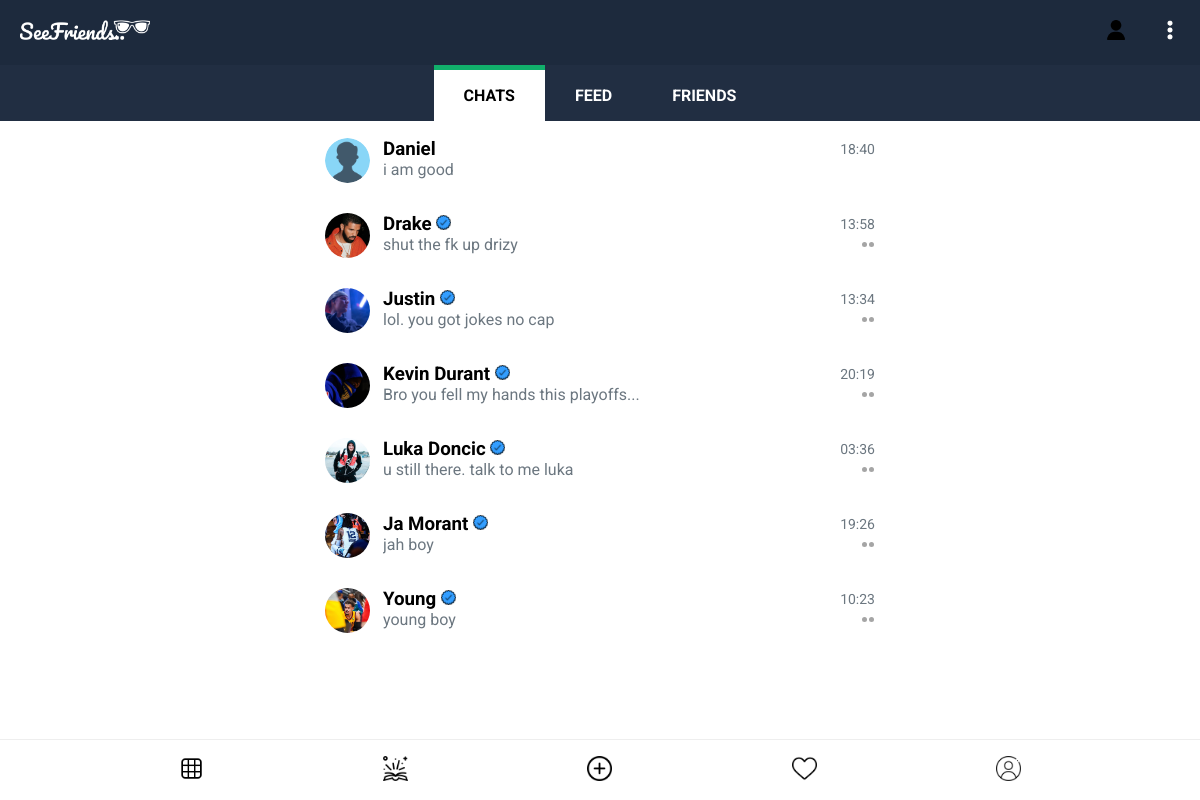
/messages/ (signed in), run on an earlier commit of the app's database.
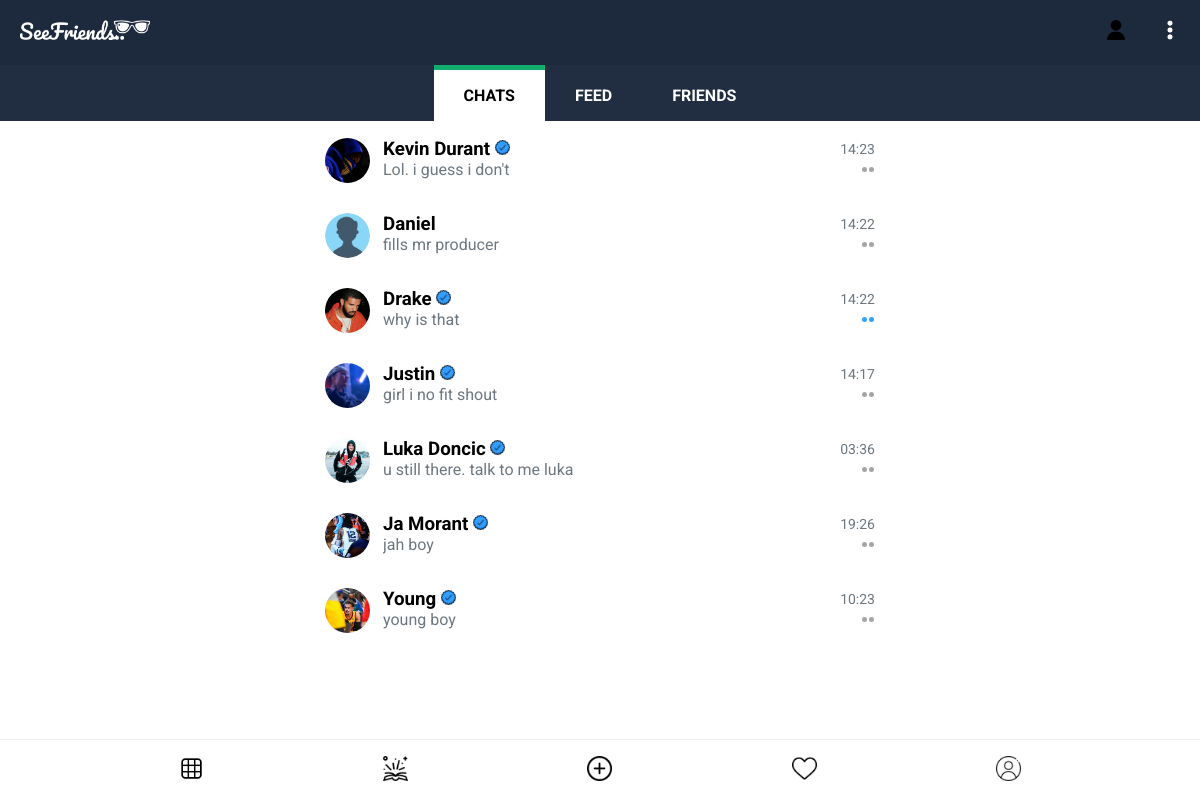
And on a later commit of the database.
### messagesapp/models.py (models this page shows, shortened)
class Message(models.Model):
   owner = models.ForeignKey(User, on_delete=models.SET_NULL, null=True, blank=True)
   recipient = models.ForeignKey(User, on_delete=models.SET_NULL, related_name="messages", null=True, blank=True)
   request_accepted = models.BooleanField(default=False)
   unread_messages = models.IntegerField(default=0) # message: msg.2
   last_body = models.ForeignKey("Body", on_delete=models.SET_NULL, null=True, blank=True, related_name="last_body", default="") # message: msg.3
   subdate = models.DateTimeField(null=True, blank=True)
   updated = models.DateTimeField(auto_now=True)
   created = models.DateTimeField(auto_now_add=True)
   id = models.UUIDField(default=uuid.uuid4, primary_key=True, unique=True, editable=False)
   class Meta:
      ordering = ['-updated']            # logic: so it appears in chats in the order of most recently updated
      unique_together = ['owner', 'recipient']

class Body(models.Model):
   owner = models.ForeignKey(User, on_delete=models.SET_NULL, null=True, blank=True)
   recipient = models.ForeignKey(User, on_delete=models.SET_NULL, related_name="body_recipient", null=True, blank=True)
   message = models.ForeignKey(Message, on_delete=models.CASCADE, null=True, blank=True)
   body = models.TextField()
   is_read = models.BooleanField(default=False)
   msg_on_post = models.ForeignKey(Post, on_delete=models.CASCADE, related_name="msg_post", null=True, blank=True)
   msg_on_tell = models.ForeignKey(Tell, on_delete=models.CASCADE, related_name="msg_tell", null=True, blank=True)
   type = models.CharField(max_length=20, default="") # "", "post", "tell"
   updated = models.DateTimeField(auto_now=True)
   created = models.DateTimeField(auto_now_add=True)
   id = models.UUIDField(default=uuid.uuid4, primary_key=True, unique=True, editable=False)
   @property
   def get_body_count(self):
      return len(self.body)
   class Meta:
      verbose_name_plural = "Body"
      ordering = ['-created']

### users/models.py (models this page shows, shortened)
class Profile(models.Model):
   VOTE_TYPE = (
      ('MALE', 'a male'),
      ('FEMALE', 'a female'),
   )
   user = models.OneToOneField(User, on_delete=models.CASCADE)
   name = models.CharField(max_length=200, blank=True, null=True)
   username = models.CharField(max_length=200, blank=True, null=True, unique=True)
   email = models.EmailField(max_length=500, blank=True, null=True, unique=True)
   img = models.ImageField(upload_to="profiles/", default="icons/user.png")
   bio = models.TextField(default="", blank=True, null=True)
   online = models.BooleanField(default=False)
   last_seen = models.DateTimeField(default=datetime.now(), null=True, blank=True)
   followers = models.ManyToManyField(User, related_name='followers', blank=True)
   following = models.ManyToManyField(User, related_name='following', blank=True)
   friends = models.ManyToManyField(User, related_name='friends', blank=True)
   verified = models.BooleanField(default=False)
   saved_post = models.ManyToManyField("homeapp.Post", related_name="saved_post", blank=True)
   saved_tell = models.ManyToManyField("homeapp.Tell", related_name="saved_tell", blank=True)
   seen_post = models.ManyToManyField("homeapp.Post", blank=True)
   seen_tell = models.ManyToManyField("homeapp.Tell", blank=True)
   activity_count = models.PositiveSmallIntegerField(default=0)
   updated = models.DateTimeField(auto_now_add=True)
   created = models.DateTimeField(auto_now=True)
   id = models.UUIDField(default=uuid.uuid4, unique=True, primary_key=True, editable=False)

### messagesapp/views.py (the view)
# urls.py: path('', views.chat, name="chat"),
def chat(request):
   chats = returnMessages(request)
   chats_count = returnMessagesCount(request)     # logic: gets chats count
   requests_count = returnRequestsCount(request)   # logic: gets requests count
   context = {'chats': chats, 'chats_count': chats_count, 'requests_count': requests_count}
   return render(request, 'msg-chat.html', context)

### messagesapp/utils.py (called while the page is built)
def returnMessagesCount(request):
   chats_count = request.user.messages.filter(
      Q (unread_messages__gt = 0) &
      Q (request_accepted = True)).count()
   return chats_count

def returnRequestsCount(request):
   requests_count = request.user.messages.filter(
      Q (unread_messages__gt = 0) &
      Q (request_accepted = False)).count()
   return requests_count

def returnMessages(request):
   if request.user.settings.top_unread == True or request.user.settings.top_all == True:
      chats = request.user.messages.exclude(request_accepted = False)
   else:
      chats = request.user.messages.exclude(request_accepted = False).order_by('-subdate')
   return chats

### messagesapp/templates/msg-chat.html (shortened to what this page needs)
{% extends 'main.html' %}
{% load static %}
{% block content %}
<body class="background-white">
{% include 'components/msg-header.html' %}
<main>
   <section class="inbox-menu">
      <div class="inbox-options">
         <a href="{% url 'chat' %}">
            <div class="chat-c pick"><h4 class="no-margin black">CHATS</h4>
            </div>
         </a>
         <a href="{% url 'feed' %}">
            <div class="feed-c"><h4 class="no-margin">FEED</h4></div>
         </a>
         <a href="{% url 'friends' %}">
            <div class="friends-c"><h4 class="no-margin">FRIENDS</h4></div>
         </a>
      </div>
   </section>
   <section class="chat-wrapper mobile-page-center width-p-10">
      {% for chat in chats %}
      {% if chat.body_set.all.0.is_read == False %}
      <a href="{% url 'message' chat.owner.id %}">
      <div class="chat">
         <div class="img-holder-c">
            <img src="{{chat.owner.profile.img.url}}" alt="profile-picture" class="img-holder-image">
         </div>
         <div class="chat-content">
            <div class="c-top">
               <h3 class="no-margin">{{chat.owner.profile.name|title}}
                  {% if chat.owner.profile.verified %}
                  <img src="{% static 'images/icons/verified/verified-blue2.png' %}" class="width-15" alt="verification">
                  {% endif %}
               </h3>
               <p class="grey-dark no-margin black">{{chat.last_body.created|date:"H:i"}}</p>
            </div>
            <div class="c-bottom">
               {% if chat.last_body.get_body_count > 35 %}
               <p class="no-margin grey-dark black" style="overflow: hidden;">{{chat.last_body.body|slice:35}}...</p>
               {% else %}
               <p class="no-margin grey-dark black" style="overflow: hidden;">{{chat.last_body.body|slice:35}}</p>
               {% endif %}
               <span class="chat-circle">{{chat.unread_messages}}</span>
            </div>
         </div>
      </div>
      </a>
      {% else %}
      <a href="{% url 'message' chat.owner.id %}">
      <div class="chat">
         <div class="img-holder-c">
            <img src="{{chat.owner.profile.img.url}}" alt="profile-picture" class="img-holder-image">
         </div>
         <div class="chat-content">
            <div class="c-top">
               <h3 class="no-margin">{{chat.owner.profile.name|title}}
                  {% if chat.owner.profile.verified %}
                  <img src="{% static 'images/icons/verified/verified-blue2.png' %}" class="width-15" alt="verification">
                  {% endif %}
               </h3>
               <p class="grey-dark no-margin">{{chat.last_body.created|date:"H:i"}}</p>
            </div>
            <div class="c-bottom">
               {% if chat.last_body.get_body_count > 35 %}
               <p class="no-margin grey-dark" style="overflow: hidden;">{{chat.last_body.body|slice:35}}...</p>
               {% else %}
               <p class="no-margin grey-dark" style="overflow: hidden;">{{chat.last_body.body}}</p>
               {% endif %}
               {% if chat.last_body.owner == request.user %}
               {% if chat.last_body.is_read %}
               <span class="seen-flex">
                  <div class="c1 msg-blue"></div>
                  <div class="c1 msg-blue"></div>
               </span>
               {% else %}
               <span class="seen-flex">
                  <div class="c1"></div>
                  <div class="c1"></div>
               </span>
               {% endif %}
               {% endif %}
            </div>
         </div>
      </div>
      </a>
      {% endif %}
      {% endfor %}
   </section>
</main>
   {% include 'components/footer-component.html' %}
</body>
{% endblock content %}

### templates/main.html (shortened to what this page needs)
<!DOCTYPE html>
{% load static %}
<html>
<head>
   <link rel='stylesheet' type='text/css' media='screen' href='{% static "main.css" %}'>
</head>
<body>
{% block content %}
{% endblock content %}
</body>
</html>

### messagesapp/templates/components/msg-header.html (shortened to what this page needs)
{% load static %}
<header>
   <div class="header-wrapper width-p-20 height-p-20 theme-darkest-blue">
      <div class="header-1">
         <a href="/">
            <div class="logo">
               <img src="{% static 'images/logos/seefriends-logo-4-white.png' %}" alt="seefriends logo">
            </div>
         </a>
      </div>
      <div class="msg-mr">
         <a href="{% url 'requests' %}">
            <span class="msg-rcontainer">
               <img src="{% static 'images/icons/request/user-rwhite.png' %}" alt="" class="msg-r">
         </a>
         <a href="#" class="options-link">
            <img src="{% static 'images/icons/options/option-white-32.png' %}" alt="" class="width-20">
         </a>
      </div>
   </div>
</header>

### templates/components/footer-component.html (shortened to what this page needs)
{% load static %}
<footer>
   <div class="footer-wrapper height-p-10">
      <a href="{% url 'home' %}">
         <div class="f-feed" title="feed">
            <img src="{% static 'images/footer icons/footer-feed.png' %}" alt="feed" class="small-img">
         </div>
      </a>
      <a href="{% url 'tells' %}">
         <div class="f-tells" title="tells">
            <img src="{% static 'images/footer icons/footer-tells.png' %}" alt="tells" class="small-img">
         </div>
      </a>
      <a href="">
         <div class="post-button f-post" title="post">
            <img src="{% static 'images/footer icons/footer-add.png' %}" alt="post" class="small-img">
         </div>
      </a>
      <a href="{% url 'activity' %}">
         <div class="f-activity" title="activity">
            <img src="{% static 'images/footer icons/footer-likes.png' %}" alt="activity" class="small-img">
         </div>
      </a>
      <a href="{% url 'user-profile' %}">
         <div class="f-profile" title="profile">
            <img src="{% static 'images/footer icons/footer-user.png' %}" alt="profile" class="small-img">
         </div>
      </a>
   </div>
</footer>

### templates/components/floater-component.html (shortened to what this page needs)
{% load static %}

### static/main.css (style rules this page uses)
body { background-color: #fafafa; margin: 0; font-family: "Roboto", sans-serif; font-weight: 300px; margin-bottom: 70px; color: #1a1a1b; }
.no-margin { margin: 0; }
.background-white { background-color: #fff; }
.grey-dark { color: #6c7780; }
.small-img { width: 25px; }
.width-20 { width: 20px; }
.width-15 { width: 15px; }
a { text-decoration: none; color: #000; }
header { background-color: #fff; position: fixed; width: 100%; height: 54px; top: 0; z-index: 1; }
.header-wrapper { padding: 0; display: flex; justify-content: space-between; border-bottom: 1px solid #1b1a1711; align-items: center; }
.header-1, .header-2 { align-items: center; }
.logo { font-family: "Lobster"; font-size: 18px; }
.logo img { align-items: center; width: 130px; }
.width-p-20 { padding-left: 20px; padding-right: 20px; }
.width-p-10 { padding-left: 10px; padding-right: 10px; }
.height-p-10 { padding-top: 15px; padding-bottom: 15px; }
.height-p-20 { padding-top: 20px; padding-bottom: 20px; }
main { margin-top: 54px; }
footer { display: relative; width: 100%; }
.footer-wrapper { height: 30px; width: 100%; background-color: #fff; display: flex; justify-content: space-evenly; align-items: center; position: fixed; bottom: 0; border-top: 0.1px solid #eeeeee; }
.chat-content { padding-left: 13px; width: 100%; max-height: 45px; overflow: hidden; }
.c-top, .c-bottom { display: flex; justify-content: space-between; align-items: center; }
.c-top p { font-size: 14px; }
.c-bottom p { padding-right: 30px; }
.img-holder-image { width: 100%; height: 100%; border-radius: 50%; object-fit: cover; }
.inbox-menu { position: fixed; display: block; width: 100%; margin-top: 11px; z-index: 2; }
.inbox-options { display: flex; justify-content: center; background-color: #212e42; width: 100%; }
.inbox-menu a div { color: #fff; padding: 16px 30px; }
.chat-c, .feed-c, .friends-c { border-top: 5px solid rgba(0, 0, 0, 0); }
.chat-c h4 { display: inline; }
.pick { background-color: #fff; border-top: 5px solid #11af6b; }
.black { color: #000; }
.theme-darkest-blue { background-color: #1d2a3d; }
.mobile-page-center { max-width: 550px; margin: 0 auto; }
.chat-wrapper { padding-top: 69.2px; }
.chat { display: flex; width: 100%; justify-content: space-between; box-sizing: border-box; margin: 15px 0 30px; }
.f-activity { position: relative; }
.options-link { border-radius: 50%; }
.c1 { width: 5px; height: 5px; margin: 3px; border-radius: 50%; background-color: rgb(165, 165, 165); }
.msg-blue { background-color: #2FA4FF; }
.seen-flex { display: flex; align-items: center; justify-content: center; }
.seen-flex div { margin: 1px; }
.img-holder-c { max-width: 45px; min-width: 45px; height: 45px; }
.msg-rcontainer { position: relative; }
.msg-r { width: 20px; margin-right: 30px; }

What changed in the data, as far as the page shows it:
changed Message "Kevin Durant": last_body.created "20:19" → "14:23"; last_body.body "Bro you fell my hands this playoffs" → "Lol. i guess i don't"; moves up the list
changed Message "Daniel": last_body.created "18:40" → "14:22"; last_body.body "i am good" → "fills mr producer"
changed Message "Drake": last_body.created "13:58" → "14:22"; last_body.body "shut the fk up drizy" → "why is that"
changed Message "Justin": last_body.created "13:34" → "14:17"; last_body.body "lol. you got jokes no cap" → "girl i no fit shout"
